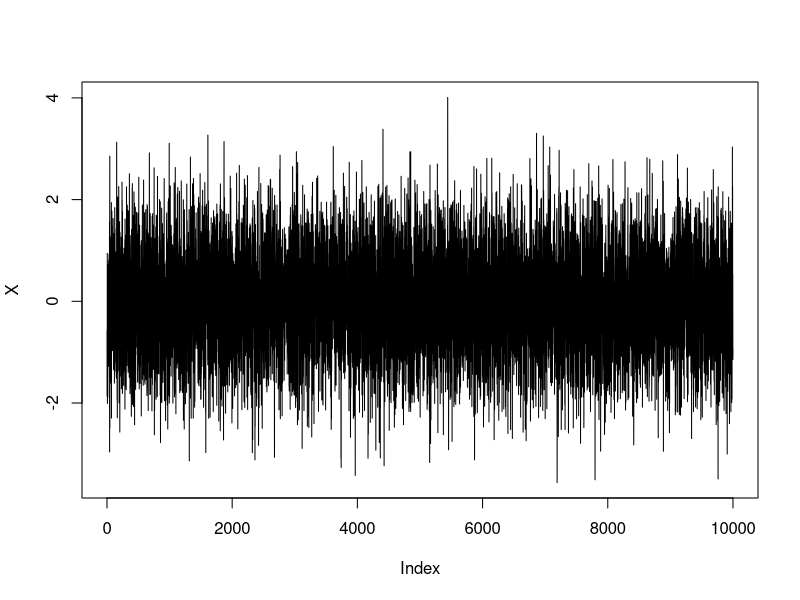

The R source for this figure:
n=10000
X<-rnorm(n,0,1)
#mean calculation
Probability_25=length(which(X<=1 & X>=-1))/n
print(Probability_25)

plot(X,type="l")

#onother approch
counter=0
for (i in rnorm(n)){
  if(i<=1 &i>=-1){
    counter=counter+1
  }
  print(i)
}

print(counter/n)
  